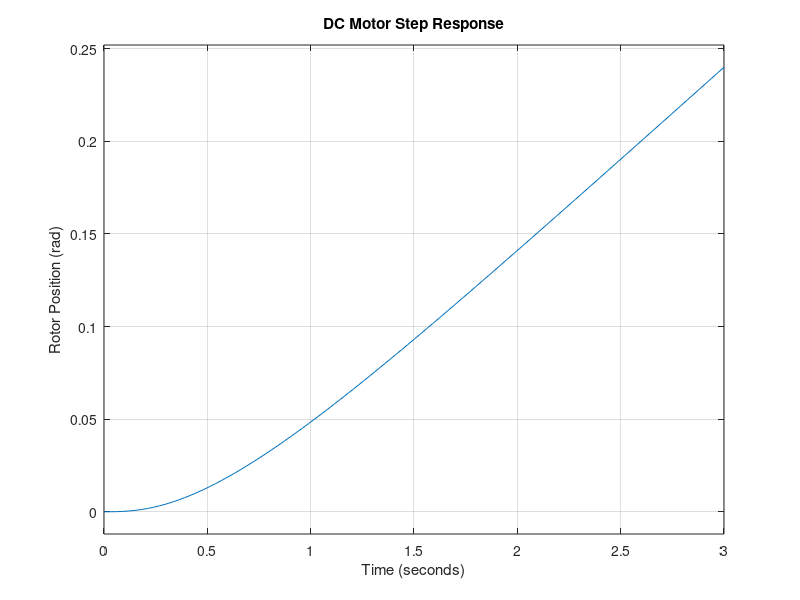

Source code (MATLAB):
%name: Muhtasim Redwan
%date: 18/09/2024
%description: Model and simulate the behavior of a DC motor.

% Motor Parameters
J = 0.01;  % Moment of inertia of the rotor (kg·m²)
b = 0.1;   % Damping ratio of the mechanical system (N·m·s)
K = 0.01;  % Electromotive force constant (V·s/rad)
R = 1;     % Electric resistance (ohms)
L = 0.5;   % Electric inductance (henries)

% State-Space Matrices
A = [ 0        1          0;              % Rotor position and velocity states
      0    -b/J       K/J;                % Mechanical dynamics
      0    -K/L   -R/L ];                 % Electrical dynamics

B = [ 0; 0; 1/L ];                        % Input matrix (voltage affects current)
C = [ 1 0 0 ];                            % Output matrix (we observe rotor position)
D = 0;                                    % No direct feedthrough

% Create state-space system model
sys = ss(A, B, C, D);

% Simulate step response and plot
figure;                                   % Create new figure for plot
step(sys);                                % Plot the step response of the system
title('DC Motor Step Response');          % Add title to plot
xlabel('Time (seconds)');                 % Label the x-axis
ylabel('Rotor Position (rad)');           % Label the y-axis
grid on;                                  % Add grid to the plot for better readability
